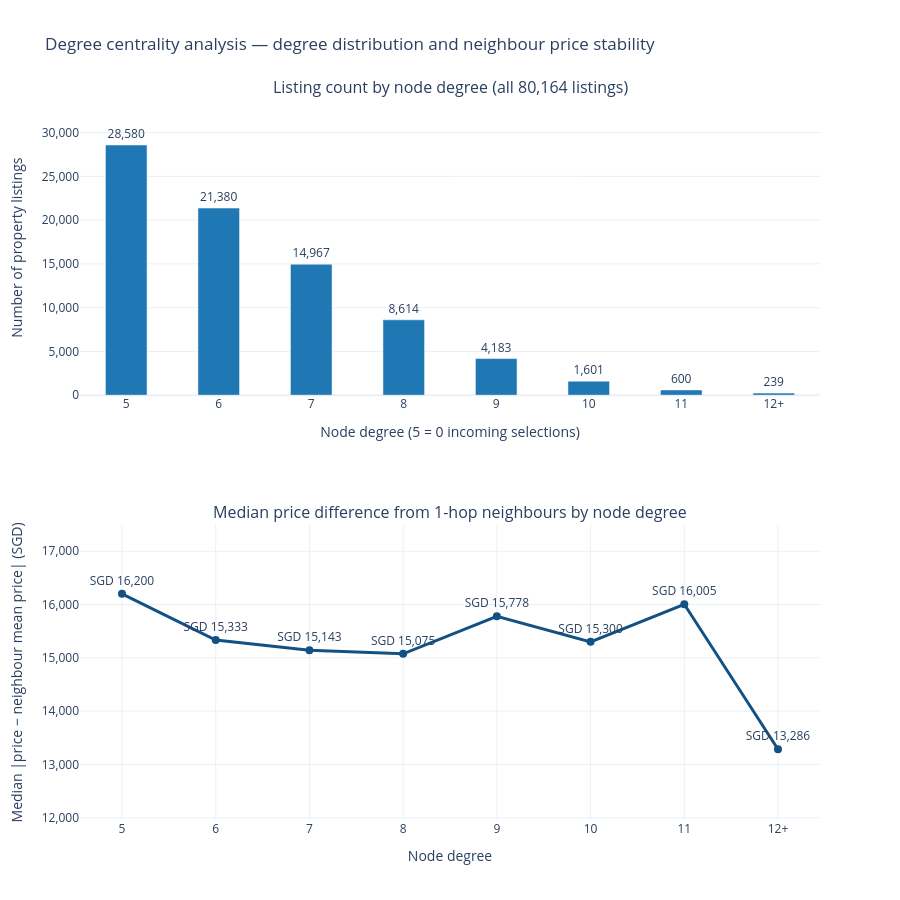

This figure's notebook cell:
### Markdown cell above
### Visualise Degree Centrality distribution and neighbour price gap

Plot the number of listings by node degree (top) and the median price difference from connected neighbours across degree levels (bottom).

**Observation:** Most listings (`64.3%`) have a degree above 5, while `35.7%` remain at the minimum degree of 5 and very few exceed degree 9. The median price gap from neighbours stays around SGD 15,100–16,200 across degrees 5 to 11 before dropping to SGD 13,286 at degree 12+, showing that the most connected listings match neighbour prices most closely.

### Code cell
# Summarise listing counts and median neighbour price gap across node degree levels (grouping 12+ together for sample size).
df["degree_group"] = df["degree"].clip(upper=12).astype(str)
df.loc[df["degree"] >= 12, "degree_group"] = "12+"
deg_order = ["5", "6", "7", "8", "9", "10", "11", "12+"]

deg_stats = (
    df.groupby("degree_group")
    .agg(
        listings=("listing_id", "count"),
        median_abs_gap=("abs_diff_from_neighbors", "median"),
    )
    .reindex(deg_order)
    .reset_index()
)

deg_fig = make_subplots(
    rows=2,
    cols=1,
    vertical_spacing=0.18,
    subplot_titles=[
        "Listing count by node degree (all 80,164 listings)",
        "Median price difference from 1-hop neighbours by node degree",
    ],
)

# Top row: bar chart of listing counts by node degree.
deg_fig.add_trace(
    go.Bar(
        x=deg_stats["degree_group"],
        y=deg_stats["listings"],
        width=0.45,
        marker_color="#1f77b4",
        text=[f"{v:,}" for v in deg_stats["listings"]],
        textposition="outside",
        hovertemplate="Node degree: %{x}<br>Listings: %{y:,}<extra></extra>",
        showlegend=False,
    ),
    row=1, col=1,
)

# Bottom row: median absolute price difference between a listing and its 1-hop neighbours across degrees.
deg_fig.add_trace(
    go.Scatter(
        x=deg_stats["degree_group"],
        y=deg_stats["median_abs_gap"],
        mode="lines+markers+text",
        line=dict(color="#125183", width=3),
        marker=dict(size=8, color="#125183"),
        text=[f"SGD {v:,.0f}" for v in deg_stats["median_abs_gap"]],
        textposition="top center",
        hovertemplate="Node degree: %{x}<br>Median gap from neighbours: SGD %{y:,.0f}<extra></extra>",
        showlegend=False,
    ),
    row=2, col=1,
)

deg_fig.update_xaxes(title_text="Node degree (5 = 0 incoming selections)", type="category", row=1, col=1)
deg_fig.update_yaxes(title_text="Number of property listings", tickformat=",.0f", range=[0, deg_stats["listings"].max() * 1.18], row=1, col=1)
deg_fig.update_xaxes(title_text="Node degree", type="category", row=2, col=1)
deg_fig.update_yaxes(
    title_text="Median |price − neighbour mean price| (SGD)",
    tickformat=",.0f",
    range=[deg_stats["median_abs_gap"].min() * 0.90, deg_stats["median_abs_gap"].max() * 1.08],
    row=2, col=1,
)

deg_fig.update_layout(
    title="Degree centrality analysis — degree distribution and neighbour price stability",
    height=900,
    autosize=True,
    template="plotly_white",
)
deg_fig.show(renderer="plotly_mimetype", config={"responsive": True})

### Figure 1 — Plotly figure (JSON) as saved in the notebook; plotly's stock layout.template omitted (floating-point values rounded to 4 significant figures)
{"data": [{"hovertemplate": "Node degree: %{x}<br>Listings: %{y:,}<extra></extra>", "marker": {"color": "#1f77b4"}, "showlegend": false, "text": ["28,580", "21,380", "14,967", "8,614", "4,183", "1,601", "600", "239"], "textposition": "outside", "type": "bar", "width": 0.45, "x": ["5", "6", "7", "8", "9", "10", "11", "12+"], "xaxis": "x", "y": [28580, 21380, 14967, 8614, 4183, 1601, 600, 239], "yaxis": "y"}, {"hovertemplate": "Node degree: %{x}<br>Median gap from neighbours: SGD %{y:,.0f}<extra></extra>", "line": {"color": "#125183", "width": 3}, "marker": {"color": "#125183", "size": 8}, "mode": "lines+markers+text", "showlegend": false, "text": ["SGD 16,200", "SGD 15,333", "SGD 15,143", "SGD 15,075", "SGD 15,778", "SGD 15,300", "SGD 16,005", "SGD 13,286"], "textposition": "top center", "type": "scatter", "x": ["5", "6", "7", "8", "9", "10", "11", "12+"], "xaxis": "x2", "y": [16200.0, 15330.0, 15140.0, 15080.0, 15780.0, 15300.0, 16010.0, 13290.0], "yaxis": "y2"}], "layout": {"annotations": [{"font": {"size": 16}, "showarrow": false, "text": "Listing count by node degree (all 80,164 listings)", "x": 0.5, "xanchor": "center", "xref": "paper", "y": 1, "yanchor": "bottom", "yref": "paper"}, {"font": {"size": 16}, "showarrow": false, "text": "Median price difference from 1-hop neighbours by node degree", "x": 0.5, "xanchor": "center", "xref": "paper", "y": 0.41, "yanchor": "bottom", "yref": "paper"}], "autosize": true, "height": 900, "title": {"text": "Degree centrality analysis — degree distribution and neighbour price stability"}, "xaxis": {"anchor": "y", "domain": [0, 1], "title": {"text": "Node degree (5 = 0 incoming selections)"}, "type": "category"}, "xaxis2": {"anchor": "y2", "domain": [0, 1], "title": {"text": "Node degree"}, "type": "category"}, "yaxis": {"anchor": "x", "domain": [0.59, 1], "range": [0, 33720.0], "tickformat": ",.0f", "title": {"text": "Number of property listings"}}, "yaxis2": {"anchor": "x2", "domain": [0, 0.41], "range": [11960.0, 17496], "tickformat": ",.0f", "title": {"text": "Median |price − neighbour mean price| (SGD)"}}}}
